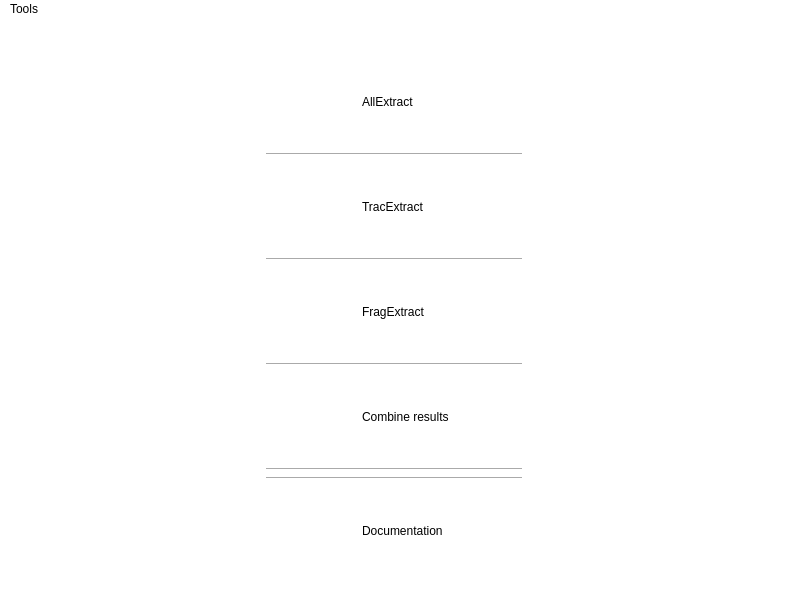
<?xml version="1.0" encoding="UTF-8"?>
<ui version="4.0">
 <class>MainWindow</class>
 <widget class="QMainWindow" name="MainWindow">
  <property name="geometry">
   <rect>
    <x>0</x>
    <y>0</y>
    <width>794</width>
    <height>615</height>
   </rect>
  </property>
  <property name="windowTitle">
   <string>MainWindow</string>
  </property>
  <property name="windowIcon">
   <iconset resource="../../resources.qrc">
    <normaloff>:/MEIcon/resources/MEIcon.ico</normaloff>:/MEIcon/resources/MEIcon.ico</iconset>
  </property>
  <property name="styleSheet">
   <string notr="true">background-color: rgb(255, 255, 255);</string>
  </property>
  <widget class="QWidget" name="centralwidget">
   <layout class="QGridLayout" name="gridLayout_2">
    <item row="1" column="1">
     <layout class="QGridLayout" name="gridLayout">
      <item row="6" column="1">
       <widget class="QLabel" name="label_2">
        <property name="text">
         <string>Combine results</string>
        </property>
       </widget>
      </item>
      <item row="4" column="0">
       <widget class="QPushButton" name="fragExtractIcon">
        <property name="sizePolicy">
         <sizepolicy hsizetype="Fixed" vsizetype="Fixed">
          <horstretch>90</horstretch>
          <verstretch>90</verstretch>
         </sizepolicy>
        </property>
        <property name="minimumSize">
         <size>
          <width>90</width>
          <height>90</height>
         </size>
        </property>
        <property name="styleSheet">
         <string notr="true">background-image: url(:/FragExtract/resources/FragExtract.png);</string>
        </property>
        <property name="text">
         <string/>
        </property>
        <property name="flat">
         <bool>true</bool>
        </property>
       </widget>
      </item>
      <item row="2" column="0">
       <widget class="QPushButton" name="tracExtractIcon">
        <property name="sizePolicy">
         <sizepolicy hsizetype="Fixed" vsizetype="Fixed">
          <horstretch>90</horstretch>
          <verstretch>90</verstretch>
         </sizepolicy>
        </property>
        <property name="minimumSize">
         <size>
          <width>90</width>
          <height>90</height>
         </size>
        </property>
        <property name="styleSheet">
         <string notr="true">background-image: url(:/TracExtract/resources/TracExtract.png);</string>
        </property>
        <property name="text">
         <string/>
        </property>
        <property name="flat">
         <bool>true</bool>
        </property>
       </widget>
      </item>
      <item row="4" column="1">
       <widget class="QLabel" name="fragExtractLabel">
        <property name="text">
         <string>FragExtract</string>
        </property>
       </widget>
      </item>
      <item row="1" column="0" colspan="2">
       <widget class="Line" name="line">
        <property name="frameShadow">
         <enum>QFrame::Sunken</enum>
        </property>
        <property name="orientation">
         <enum>Qt::Horizontal</enum>
        </property>
       </widget>
      </item>
      <item row="0" column="1">
       <widget class="QLabel" name="allExtractLabel">
        <property name="styleSheet">
         <string notr="true"/>
        </property>
        <property name="text">
         <string>AllExtract</string>
        </property>
       </widget>
      </item>
      <item row="7" column="0" colspan="2">
       <widget class="Line" name="line_3">
        <property name="frameShadow">
         <enum>QFrame::Sunken</enum>
        </property>
        <property name="orientation">
         <enum>Qt::Horizontal</enum>
        </property>
       </widget>
      </item>
      <item row="9" column="1">
       <widget class="QLabel" name="documentationLabel">
        <property name="text">
         <string>Documentation</string>
        </property>
       </widget>
      </item>
      <item row="0" column="0">
       <widget class="QPushButton" name="allExtractIcon">
        <property name="sizePolicy">
         <sizepolicy hsizetype="Fixed" vsizetype="Fixed">
          <horstretch>90</horstretch>
          <verstretch>90</verstretch>
         </sizepolicy>
        </property>
        <property name="minimumSize">
         <size>
          <width>90</width>
          <height>90</height>
         </size>
        </property>
        <property name="styleSheet">
         <string notr="true">background-image: url(:/AllExtract/resources/AllExtract.png);</string>
        </property>
        <property name="text">
         <string/>
        </property>
        <property name="flat">
         <bool>true</bool>
        </property>
       </widget>
      </item>
      <item row="8" column="0" colspan="2">
       <widget class="Line" name="line_4">
        <property name="orientation">
         <enum>Qt::Horizontal</enum>
        </property>
       </widget>
      </item>
      <item row="9" column="0">
       <widget class="QPushButton" name="documentationIcon">
        <property name="sizePolicy">
         <sizepolicy hsizetype="Fixed" vsizetype="Fixed">
          <horstretch>90</horstretch>
          <verstretch>90</verstretch>
         </sizepolicy>
        </property>
        <property name="minimumSize">
         <size>
          <width>90</width>
          <height>90</height>
         </size>
        </property>
        <property name="styleSheet">
         <string notr="true">background-image: url(:/Documentation/resources/Documentation.png);</string>
        </property>
        <property name="text">
         <string/>
        </property>
        <property name="flat">
         <bool>true</bool>
        </property>
       </widget>
      </item>
      <item row="2" column="1">
       <widget class="QLabel" name="tracExtractLabel">
        <property name="text">
         <string>TracExtract</string>
        </property>
       </widget>
      </item>
      <item row="3" column="0" colspan="2">
       <widget class="Line" name="line_2">
        <property name="frameShadow">
         <enum>QFrame::Sunken</enum>
        </property>
        <property name="orientation">
         <enum>Qt::Horizontal</enum>
        </property>
       </widget>
      </item>
      <item row="5" column="0" colspan="2">
       <widget class="Line" name="line_5">
        <property name="orientation">
         <enum>Qt::Horizontal</enum>
        </property>
       </widget>
      </item>
      <item row="6" column="0">
       <widget class="QPushButton" name="combineResultsButton">
        <property name="minimumSize">
         <size>
          <width>90</width>
          <height>90</height>
         </size>
        </property>
        <property name="styleSheet">
         <string notr="true">background-image: url(:/combineResults/resources/combineResults.png);</string>
        </property>
        <property name="text">
         <string/>
        </property>
        <property name="flat">
         <bool>true</bool>
        </property>
       </widget>
      </item>
     </layout>
    </item>
    <item row="0" column="1">
     <spacer name="verticalSpacer">
      <property name="orientation">
       <enum>Qt::Vertical</enum>
      </property>
      <property name="sizeHint" stdset="0">
       <size>
        <width>20</width>
        <height>40</height>
       </size>
      </property>
     </spacer>
    </item>
    <item row="2" column="1">
     <spacer name="verticalSpacer_2">
      <property name="orientation">
       <enum>Qt::Vertical</enum>
      </property>
      <property name="sizeHint" stdset="0">
       <size>
        <width>20</width>
        <height>40</height>
       </size>
      </property>
     </spacer>
    </item>
    <item row="1" column="0">
     <spacer name="horizontalSpacer_2">
      <property name="orientation">
       <enum>Qt::Horizontal</enum>
      </property>
      <property name="sizeHint" stdset="0">
       <size>
        <width>40</width>
        <height>20</height>
       </size>
      </property>
     </spacer>
    </item>
    <item row="2" column="4">
     <layout class="QVBoxLayout" name="verticalLayout">
      <item>
       <spacer name="verticalSpacer_3">
        <property name="orientation">
         <enum>Qt::Vertical</enum>
        </property>
        <property name="sizeHint" stdset="0">
         <size>
          <width>0</width>
          <height>0</height>
         </size>
        </property>
       </spacer>
      </item>
      <item>
       <widget class="QLabel" name="version">
        <property name="styleSheet">
         <string notr="true">color: slategrey;
</string>
        </property>
        <property name="text">
         <string/>
        </property>
        <property name="alignment">
         <set>Qt::AlignRight|Qt::AlignTrailing|Qt::AlignVCenter</set>
        </property>
       </widget>
      </item>
     </layout>
    </item>
    <item row="0" column="4" rowspan="2">
     <layout class="QVBoxLayout" name="verticalLayout_3">
      <item>
       <layout class="QHBoxLayout" name="horizontalLayout">
        <item>
         <spacer name="horizontalSpacer">
          <property name="orientation">
           <enum>Qt::Horizontal</enum>
          </property>
          <property name="sizeType">
           <enum>QSizePolicy::Expanding</enum>
          </property>
          <property name="sizeHint" stdset="0">
           <size>
            <width>0</width>
            <height>0</height>
           </size>
          </property>
         </spacer>
        </item>
        <item>
         <widget class="QLabel" name="label">
          <property name="sizePolicy">
           <sizepolicy hsizetype="Minimum" vsizetype="Preferred">
            <horstretch>0</horstretch>
            <verstretch>0</verstretch>
           </sizepolicy>
          </property>
          <property name="minimumSize">
           <size>
            <width>80</width>
            <height>80</height>
           </size>
          </property>
          <property name="styleSheet">
           <string notr="true">image: url(:/MEIcon_Large/resources/MEIcon_Large.png);</string>
          </property>
          <property name="text">
           <string/>
          </property>
         </widget>
        </item>
       </layout>
      </item>
      <item>
       <spacer name="verticalSpacer_4">
        <property name="orientation">
         <enum>Qt::Vertical</enum>
        </property>
        <property name="sizeHint" stdset="0">
         <size>
          <width>20</width>
          <height>40</height>
         </size>
        </property>
       </spacer>
      </item>
      <item>
       <spacer name="horizontalSpacer_3">
        <property name="orientation">
         <enum>Qt::Horizontal</enum>
        </property>
        <property name="sizeHint" stdset="0">
         <size>
          <width>0</width>
          <height>0</height>
         </size>
        </property>
       </spacer>
      </item>
     </layout>
    </item>
   </layout>
  </widget>
  <widget class="QMenuBar" name="menuBar">
   <property name="geometry">
    <rect>
     <x>0</x>
     <y>0</y>
     <width>794</width>
     <height>21</height>
    </rect>
   </property>
   <widget class="QMenu" name="menuTools">
    <property name="title">
     <string>Tools</string>
    </property>
    <addaction name="actionCalculate_isotopic_enrichment"/>
   </widget>
   <addaction name="menuTools"/>
  </widget>
  <action name="actionCalculate_isotopic_enrichment">
   <property name="text">
    <string>Calculate isotopic enrichment</string>
   </property>
  </action>
 </widget>
 <resources>
  <include location="../../resources.qrc"/>
 </resources>
 <connections/>
</ui>
